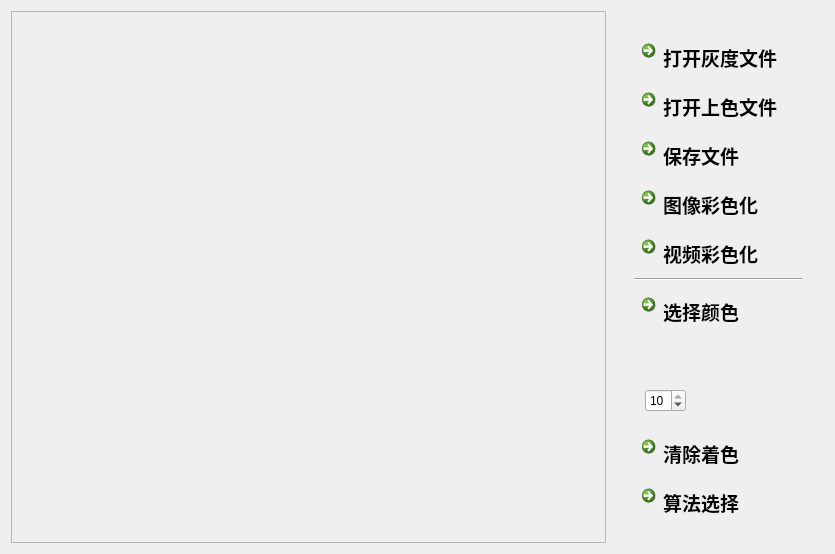
<?xml version="1.0" encoding="UTF-8"?>
<ui version="4.0">
 <class>Widget</class>
 <widget class="QWidget" name="Widget">
  <property name="geometry">
   <rect>
    <x>0</x>
    <y>0</y>
    <width>835</width>
    <height>553</height>
   </rect>
  </property>
  <property name="windowTitle">
   <string>彩色化</string>
  </property>
  <layout class="QHBoxLayout" name="horizontalLayout_2">
   <item>
    <widget class="QScrollArea" name="scrollArea">
     <property name="widgetResizable">
      <bool>true</bool>
     </property>
     <widget class="QWidget" name="sAeraCon_Image">
      <property name="geometry">
       <rect>
        <x>0</x>
        <y>0</y>
        <width>601</width>
        <height>533</height>
       </rect>
      </property>
      <layout class="QVBoxLayout" name="verticalLayout">
       <item alignment="Qt::AlignHCenter|Qt::AlignVCenter">
        <widget class="QWidget" name="widget" native="true">
         <layout class="QHBoxLayout" name="horizontalLayout_3">
          <item>
           <widget class="ScribbleArea" name="label_ShowImage">
            <property name="minimumSize">
             <size>
              <width>0</width>
              <height>0</height>
             </size>
            </property>
            <property name="text">
             <string/>
            </property>
           </widget>
          </item>
         </layout>
        </widget>
       </item>
      </layout>
     </widget>
    </widget>
   </item>
   <item>
    <widget class="QWidget" name="widget_Operator" native="true">
     <layout class="QVBoxLayout" name="verticalLayout_5">
      <item>
       <widget class="QWidget" name="widget_2" native="true">
        <layout class="QVBoxLayout" name="verticalLayout_4">
         <item>
          <widget class="QCommandLinkButton" name="cLinBut_OpenFile">
           <property name="font">
            <font>
             <family>Segoe UI</family>
             <pointsize>14</pointsize>
            </font>
           </property>
           <property name="text">
            <string>打开灰度文件</string>
           </property>
          </widget>
         </item>
         <item>
          <widget class="QCommandLinkButton" name="cLinBut_SelectScribble">
           <property name="font">
            <font>
             <family>Segoe UI</family>
             <pointsize>14</pointsize>
            </font>
           </property>
           <property name="text">
            <string>打开上色文件</string>
           </property>
          </widget>
         </item>
         <item>
          <widget class="QCommandLinkButton" name="cLinBut_SaveFile">
           <property name="font">
            <font>
             <family>Segoe UI</family>
             <pointsize>14</pointsize>
            </font>
           </property>
           <property name="text">
            <string>保存文件</string>
           </property>
          </widget>
         </item>
         <item>
          <widget class="QCommandLinkButton" name="cLinBut_DoColorization">
           <property name="font">
            <font>
             <family>Segoe UI</family>
             <pointsize>14</pointsize>
            </font>
           </property>
           <property name="text">
            <string>图像彩色化</string>
           </property>
          </widget>
         </item>
         <item>
          <widget class="QCommandLinkButton" name="cLinBut_VideoColorization">
           <property name="enabled">
            <bool>true</bool>
           </property>
           <property name="font">
            <font>
             <family>Segoe UI</family>
             <pointsize>14</pointsize>
            </font>
           </property>
           <property name="text">
            <string>视频彩色化</string>
           </property>
          </widget>
         </item>
         <item>
          <widget class="Line" name="line_Sep">
           <property name="orientation">
            <enum>Qt::Horizontal</enum>
           </property>
          </widget>
         </item>
         <item>
          <widget class="QCommandLinkButton" name="cLinBut_SelectCorlor">
           <property name="font">
            <font>
             <family>Segoe UI</family>
             <pointsize>14</pointsize>
            </font>
           </property>
           <property name="text">
            <string>选择颜色</string>
           </property>
          </widget>
         </item>
         <item>
          <widget class="QWidget" name="widget_Color" native="true">
           <property name="toolTip">
            <string>画笔颜色</string>
           </property>
           <layout class="QVBoxLayout" name="verticalLayout_2">
            <item>
             <widget class="QLabel" name="label_ShowColor">
              <property name="autoFillBackground">
               <bool>true</bool>
              </property>
              <property name="text">
               <string/>
              </property>
             </widget>
            </item>
           </layout>
          </widget>
         </item>
         <item>
          <widget class="QWidget" name="widget_LineWidth" native="true">
           <property name="toolTip">
            <string>画笔线宽</string>
           </property>
           <layout class="QHBoxLayout" name="horizontalLayout">
            <item alignment="Qt::AlignLeft">
             <widget class="QSpinBox" name="spinBox_LineWidth">
              <property name="minimum">
               <number>1</number>
              </property>
              <property name="maximum">
               <number>10</number>
              </property>
              <property name="value">
               <number>10</number>
              </property>
             </widget>
            </item>
            <item>
             <widget class="QWidget" name="widget_3" native="true">
              <layout class="QVBoxLayout" name="verticalLayout_3">
               <item>
                <widget class="QLabel" name="label_ShowLineWidth">
                 <property name="minimumSize">
                  <size>
                   <width>0</width>
                   <height>1</height>
                  </size>
                 </property>
                 <property name="maximumSize">
                  <size>
                   <width>16777215</width>
                   <height>10</height>
                  </size>
                 </property>
                 <property name="baseSize">
                  <size>
                   <width>0</width>
                   <height>5</height>
                  </size>
                 </property>
                 <property name="autoFillBackground">
                  <bool>true</bool>
                 </property>
                 <property name="text">
                  <string/>
                 </property>
                </widget>
               </item>
              </layout>
             </widget>
            </item>
           </layout>
          </widget>
         </item>
         <item>
          <widget class="QCommandLinkButton" name="cLinBut_ClearScribble">
           <property name="font">
            <font>
             <family>Segoe UI</family>
             <pointsize>14</pointsize>
            </font>
           </property>
           <property name="text">
            <string>清除着色</string>
           </property>
          </widget>
         </item>
         <item>
          <widget class="QCommandLinkButton" name="cLinkBut_MethodSelection">
           <property name="font">
            <font>
             <family>Segoe UI</family>
             <pointsize>14</pointsize>
            </font>
           </property>
           <property name="text">
            <string>算法选择</string>
           </property>
          </widget>
         </item>
        </layout>
       </widget>
      </item>
      <item>
       <spacer name="verticalSpacer">
        <property name="orientation">
         <enum>Qt::Vertical</enum>
        </property>
        <property name="sizeHint" stdset="0">
         <size>
          <width>20</width>
          <height>117</height>
         </size>
        </property>
       </spacer>
      </item>
     </layout>
    </widget>
   </item>
  </layout>
 </widget>
 <layoutdefault spacing="6" margin="11"/>
 <customwidgets>
  <customwidget>
   <class>ScribbleArea</class>
   <extends>QLabel</extends>
   <header>scribblearea.h</header>
  </customwidget>
 </customwidgets>
 <resources/>
 <connections/>
</ui>
